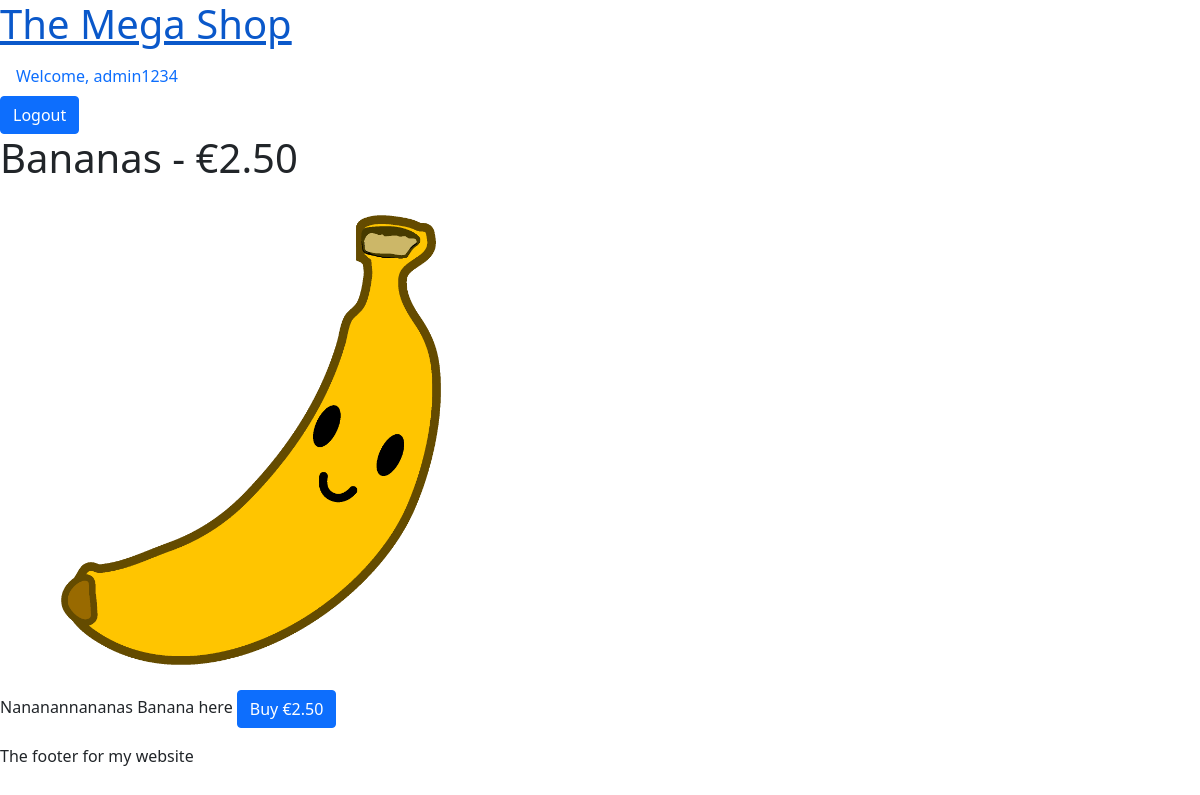
The page /products/1/ (signed in) on the database its author committed.
### mikeshop/models.py (models this page shows)
class User(AbstractUser):
    pass

class Product(models.Model):
    id = models.AutoField(primary_key=True)
    name = models.CharField(max_length=200, null=False)
    description = models.TextField(null = False)
    price = models.DecimalField(max_digits=6, decimal_places=2, default=0.0)
    product_image = models.FileField(upload_to='products')

### mikeshop/views.py (the view)
# urls.py: path('products/<int:prodid>/', views.product_individual, name="individual_product" ),
def product_individual(request, prodid):
    product = Product.objects.get(id=prodid)
    return render(request, 'individual_products.html', {'product':product})

### mikeshop/templates/individual_products.html (shortened to what this page needs)
{% extends 'base.html' %}
{% block content %}
<h1>{{product.name}} - €{{product.price}}</h1>
<img src="{{product.product_image.url}}" height="500" width="500">
<p>
    {{product.description}}
    <a href="/addbasket/{{product.id}}" class="btn btn-primary">Buy €{{product.price}}</a>
</p>
{% endblock %}

### mikeshop/templates/base.html (shortened to what this page needs)
<!DOCTYPE html>
<html lang="en">
<head>
    <link href="https://cdn.jsdelivr.net/npm/bootstrap@5.1.3/dist/css/bootstrap.min.css" rel="stylesheet">
</head>
<body>
    <header>
        <nav>
            <h1><a href="{% url 'index' %}">The Mega Shop</a></h1>
            {% if user.is_authenticated %}
            <a class="nav-link" href="#">Welcome, {{user.username}}</a>
            <a href="{% url 'logout' %}" class="btn btn-primary">Logout</a>
            {% else %}
            <a href="{% url 'login' %}" class="btn btn-primary">Login</a>
            <a href="{% url 'register' %}" class="btn btn-primary">Register</a>
            {% endif %}
        </nav>
    </header>
    <main>
        {% block content %}{% endblock %}
    </main>
    <footer>
        <p>The footer for my website</p>
    </footer>
</body>
</html>

### rows shown on the page
User: username "admin1234"
Product: name "Bananas", price "2.50", product_image (picture), description "Nananannananas Banana here"
